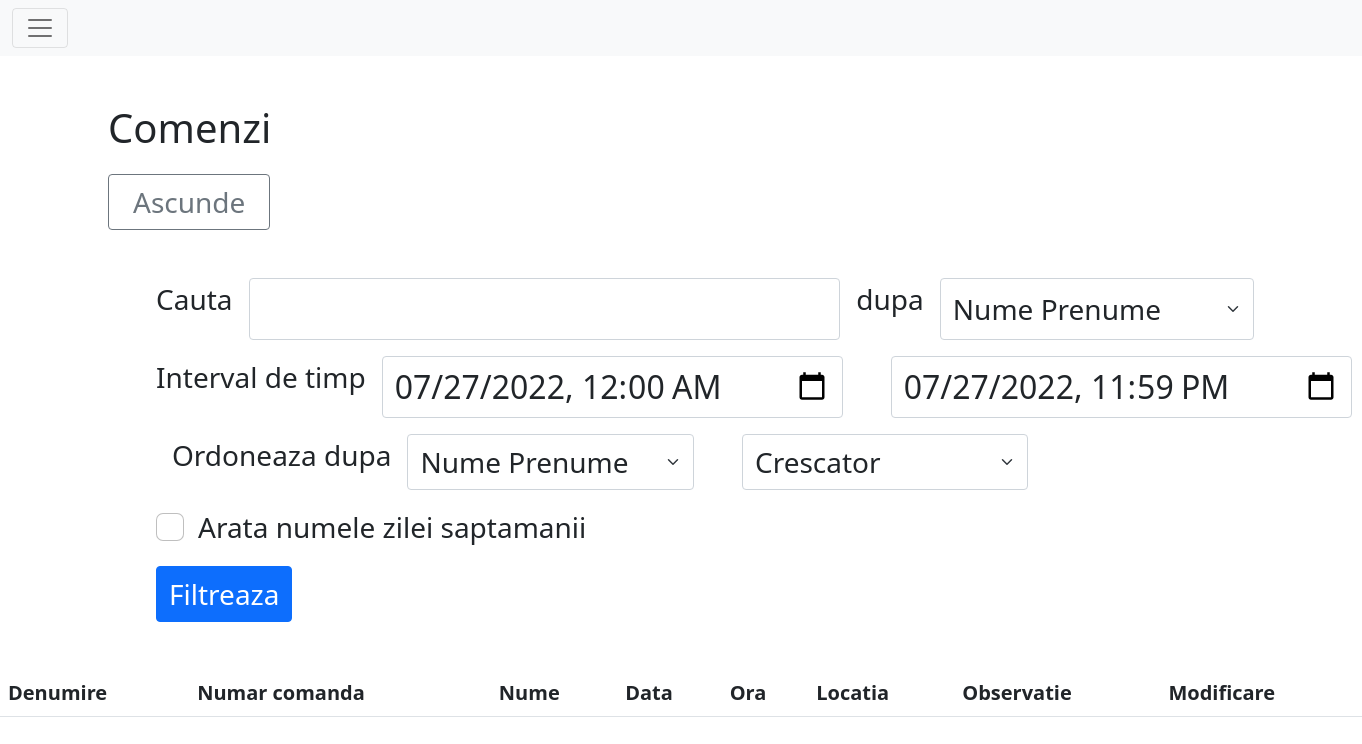
Page /activity/comenzi/27.07.2022/daniel (signed in) on the earlier database version.
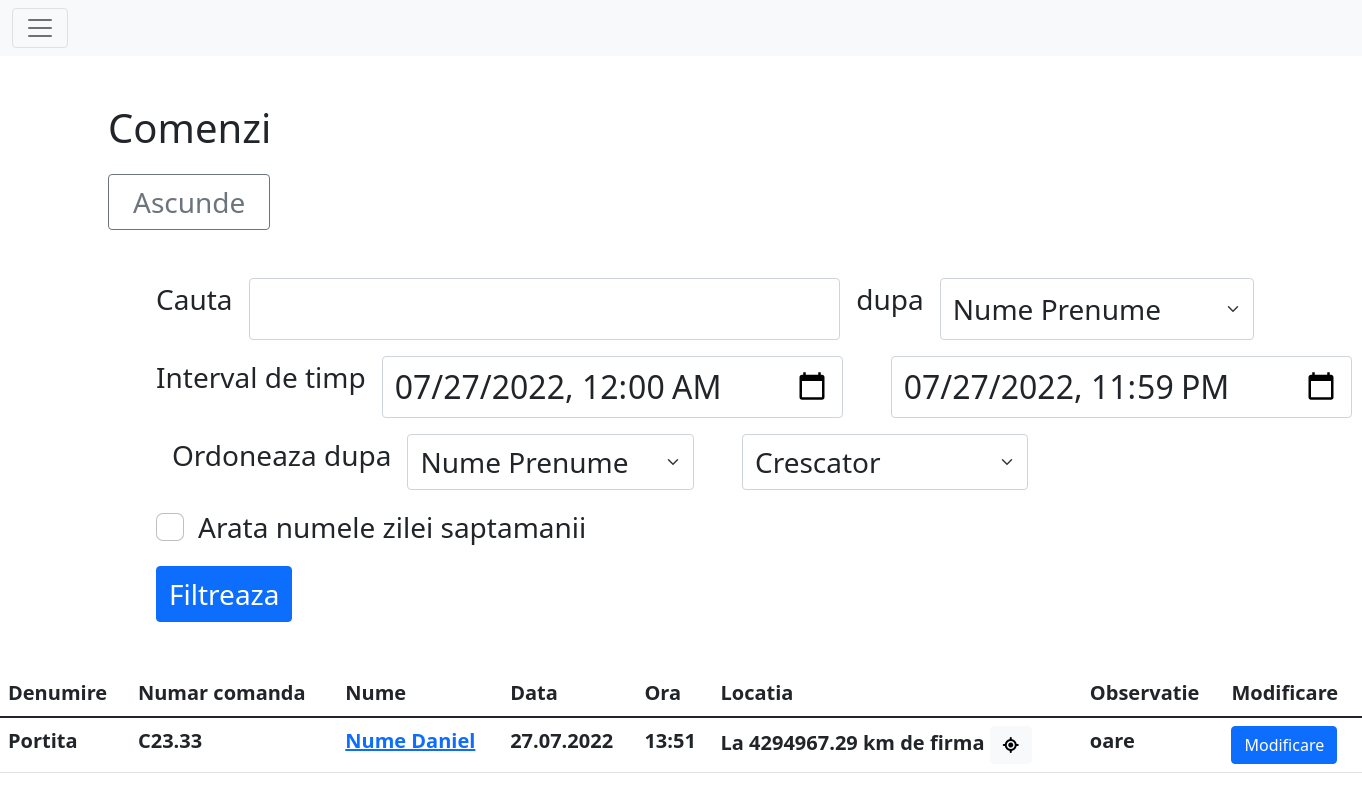
Same page on the later database version.
### main/models.py (models this page shows, shortened)
class Info(models.Model):
    user = models.ForeignKey(User, null=True, on_delete=models.DO_NOTHING)
    latitude = models.DecimalField(blank=True, max_digits=11, decimal_places=8)
    longitude = models.DecimalField(blank=True, max_digits=11, decimal_places=8)
    nrcalcloc = models.IntegerField(blank=True, default=1, verbose_name="Numarul de relocari")
    datetime = models.DateTimeField(blank=True, default=datetime.datetime.strptime("01.01.2022 00:00:00", "%d.%m.%Y %H:%M:%S"))
    text = models.TextField(blank=True, max_length=300, verbose_name="observatie")
    @property
    def getCoords(self):
        return f"{self.latitude},{self.longitude}"

class Comanda(Info):
    numar_comanda = models.CharField(blank=False, max_length=15, default="Cxxxx.xx")
    denumire = models.CharField(blank=False, max_length=20, default="")
    class Meta:
        verbose_name_plural='Comenzi'

class Info(models.Model):
    user = models.ForeignKey(User, null=True, on_delete=models.DO_NOTHING)
    latitude = models.DecimalField(blank=True, max_digits=11, decimal_places=8)
    longitude = models.DecimalField(blank=True, max_digits=11, decimal_places=8)
    nrcalcloc = models.IntegerField(blank=True, default=1, verbose_name="Numarul de relocari")
    datetime = models.DateTimeField(blank=True, default=datetime.datetime.strptime("01.01.2022 00:00:00", "%d.%m.%Y %H:%M:%S"))
    text = models.TextField(blank=True, max_length=300, verbose_name="observatie")
    @property
    def getCoords(self):
        return f"{self.latitude},{self.longitude}"

class User(AbstractUser):
    nume = models.CharField(blank=False, max_length=50, default="Angajat")
    email = models.EmailField(blank=True, null=False)
    telefon = models.CharField(blank=True, null=False, default='0'*10, max_length=15)
    role = models.CharField(blank=False, default="Angajat", max_length=20)
    class Meta:
        verbose_name='Utilizator'
        verbose_name_plural='Utilizatori'

class OwnSettings(models.Model):
    nrrecalcpoz = models.IntegerField(blank=False, default=3, verbose_name="Numarul de relocari")
    secafterrecalc = models.IntegerField(blank=False, default=60, verbose_name="Numarul de secunde dupa care este disponibila o relocare")
    disterror = models.FloatField(blank=False, default=10, verbose_name="Distanta in metrii acceptata ca eroare a calculului de locatie")
    program = models.CharField(blank=False, default="L Ma Mi J V S D", max_length=20)
    min_tolerated = models.IntegerField(blank=False, default=5, verbose_name="Numarul de minute tolerate in calculul celor 8 ore dintre intrare si iesire")
    harta = models.ForeignKey(Harta, null=True, on_delete=models.DO_NOTHING)
    class Meta:
        verbose_name='Setari proprii'
        verbose_name_plural='Setari'

class Forma(models.Model):
    nume = models.CharField(blank=True, default="corp", max_length=30)
    tip = models.CharField(blank=False, default="Cerc", choices=[("Cerc", "Cerc")], max_length=15)
    puncte = models.TextField(blank=False, default="0 0\n0 0")
    def getShape(self):
        model = None
        if self.tip == "Triunghi": model = geometry.Triunghi
        elif self.tip == "Patrulater": model = geometry.Patrulater
        elif self.tip == "Cerc": model = geometry.Cerc
        strpcts = self.puncte.split('\n')
        while "" in strpcts:
            strpcts.remove("")
        pcts = []
        for pctstr in strpcts:
            s = str(pctstr).replace('\r', '').replace(',', ' ').split(' ')
            pcts.append([float(s[0]), float(s[1])])
        return model(*pcts)
    class Meta:
        verbose_name='Arie pe harta'
        verbose_name_plural='Arii pe harta'

### main/views.py (the view)
# urls.py: path("activity/comenzi", login_required(views.ComandaActivity.as_view()), name="comenzi"),
class ComandaActivity(BaseActivityView):
    template_name = 'comenzi.html'
    titlu = "Comenzi"
    model = models.Comanda

### main/geometry.py (called while the page is built)
    @staticmethod
    def __dist(point1: list, point2: list):
        return sqrt((point1[1]-point2[1])**2 + (point1[0]-point2[0])**2)

    @property
    def center(self):
        return (self.__center[0], self.__center[1])

    @property
    def point(self):
        return (self.__point[0], self.__point[1])

### main/templatetags/mytags.py (called while the page is built)
@register.filter(name='role_at_least')
def role_at_least(user, name):
    priorit = {
        "Angajat": 1,
        "Viewer": 2,
        "Manager": 3,
        "Admin": 4,
    }
    if not user.is_authenticated:
        return False
    if name in priorit.keys():
        return priorit[user.role] >= priorit[name]
    return False

@register.filter(name='strloc')
def strloc(info: models.Info) -> str:
    return utils.locStr(info)

### main/utils.py (called while the page is built)
def getTime(info = None):
    now = None
    if info is None: now = utils.timezone.now()
    elif isinstance(info, models.Info): now = info.datetime
    elif isinstance(info, datetime.datetime): now = info
    settings_time_zone = pytz.timezone(settings.TIME_ZONE)
    now = now.astimezone(settings_time_zone)
    return now

### templates/comenzi.html (shortened to what this page needs)
{% extends 'base.html' %}
{% block content %}
{% load mytags %}
<div class="w-100 h-100 mb-5">
<div class="container-fluid m-5 fs-1">
    <h1 class="mb-3 ms-5"> {{ titlu }} </h1>
    <button id='btnSHS' title="Arata / Ascunde filtrarea" onclick="arataascunde('filter', 'btnSHS')" class="btn btn-outline-secondary btn-square-md font-weight-bold fs-3 align-self-center my-0 px-4 ms-5">Ascunde</button>
    <div class="m-5 fs-3" id="filter">
    <div class="fs-3 mt-5 mx-5 mb-3">
    <form method="get">
        <div class="d-flex flex-row mb-3">
            <p class="me-3 form-label">Cauta</p>
            <input type="search" class="form-control fs-2" name="stext" value="{{ stext }}">
            <p class="me-3 form-label ms-3">dupa</p>
            <select class="form-select flex-shrink-1 fs-3 me-5 w-50" aria-label="Default select example" name="scrit" required>
              <option {% if scrit == "nume" %}selected{% endif %} value="nume">Nume Prenume</option>
            </select>
        </div>
        <div class="d-flex flex-row mb-3">
            <p class="me-3 form-label text-nowrap">Interval de timp</p>
            <input autocomplete="off" type="datetime-local" class="form-control fs-2 me-5" id="inputDate1" pattern="[0-9]{4}-[0-9]{2}-[0-9]{2}T[0-9]{2}:[0-9]{2}" name="date1">
            <input autocomplete="off" type="datetime-local" class="form-control fs-2 me-5" id="inputDate2" pattern="[0-9]{4}-[0-9]{2}-[0-9]{2}T[0-9]{2}:[0-9]{2}" name="date2">
        </div>
        <div class="d-flex flex-row mb-3">
            <p class="me-3 form-label ms-3">Ordoneaza dupa</p>
            <select class="form-select flex-shrink-1 fs-3 me-5 w-25" aria-label="Default select example" name="ocrit">
              <option {% if ocrit == "nume" %}selected{% endif %} value="nume">Nume Prenume</option>
            </select>
            <select class="form-select flex-shrink-1 fs-3 me-5 w-25" aria-label="Default select example" name="oord" required>
              <option {% if oord == "cresc" %}selected{% endif %} value="cresc">Crescator</option>
            </select>
        </div>
        <div class="form-check mt-2">
          <input autocomplete="off" class="form-check-input" type="checkbox" value="1" id="flexCheckDefault" name="showday" {% if showday == "1" %} checked {% endif %}>
          <label class="form-check-label" for="flexCheckDefault">
            Arata numele zilei saptamanii
          </label>
        </div>
        <button type="submit" class="btn btn-primary mt-3 me-5 fs-3">Filtreaza</button>
    </form>
    </div>
    </div>
</div>
</div>
<div class="w-100 h-100">
    <table class="table table-hover fs-5">
        <thead class="">
            <tr>
                <th> Denumire </th>
                <th> Numar comanda</th>
                <th> Nume </th>
                <th> Data </th>
                <th> Ora </th>
                <th> Locatia </th>
                <th> Observatie </th>
                <th> Modificare </th>
            </tr>
        </thead>
        <tbody>
        {% for info in tabledata %}
            <tr>
                <th> {{ info.denumire }}</th>
                <th> {{ info.numar_comanda }}</th>
                <th> <a href="{% url 'detaliiuser' username=info.user.username %}">{{ info.user.nume }}</a></th>
                <th> {{ info.datetime|ftime:"date" }} </th>
                <th> {{ info.datetime|ftime:"time" }} </th>
                <th> {{ info|strloc }}
                {% if info|strloc != "-" %}<button class="btn btn-light" onclick="loadMap('{{ info.getCoords|safe }}')"><i class="fa-solid fa-location-crosshairs"></i></button>{% endif %}
                </th>
                <th> {{ info.text }} </th>
                <th> <a href="{% url 'actUserFromPath' datein=info.datetime|ftime:"date" dateout=info.datetime|ftime:"date" username=info.user.username%}" class="btn btn-primary">Modificare</a> </th>
            </tr>
        {% endfor %}
        </tbody>
    </table>
</div>
{% endblock %}

Differences in the rows shown:
added Comanda: denumire "Portita", numar_comanda "C23.33", user.nume "Nume Daniel", datetime|ftime "27.07.2022", datetime|ftime "13:51", nume "La 4294967.29 km de firma", text "oare"
